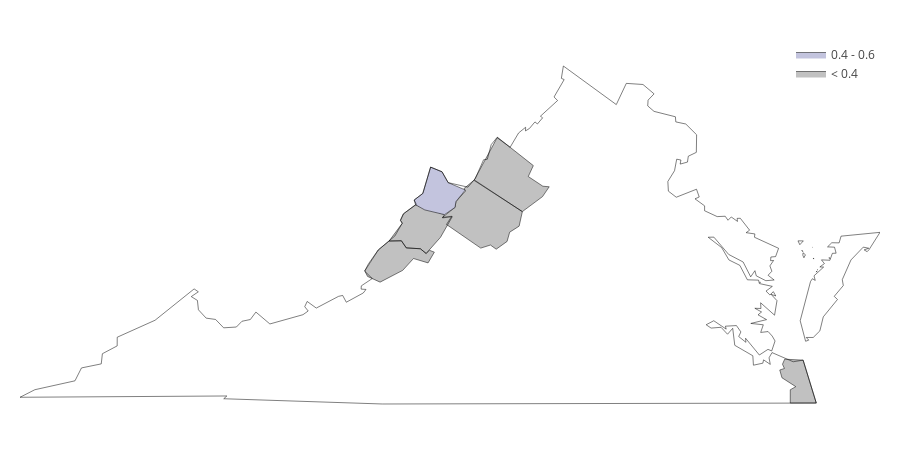

Notebook code cell kept with this figure:
### Code cell
fips = list(final_geo.county_fips)      
values = list(final_geo.Percent_Minority)
colorscale = [
    'rgb(193, 193, 193)',
    'rgb(195, 196, 222)',
    'rgb(141,144,200)',
    'rgb(65, 53, 132)']
fig = ff.create_choropleth(fips=fips, 
                           values=values, 
                           scope=['VA'],
                           show_hover = True,
                           binning_endpoints = [.4, .6, .9],
                           county_outline={'color': 'black', 'width': 0.5},
                           state_outline={'color': 'black', 'width': 0.5},
                           colorscale=colorscale)
fig.layout.template = None
fig.show()

### Figure 1 — Plotly figure (JSON) as saved in the notebook; plotly's stock layout.template omitted (floating-point values rounded to 4 significant figures; data arrays with more than 128 entries replaced by an {"elided": "..."} marker saying what was removed)
{"data": [{"fill": "toself", "fillcolor": "rgb(193, 193, 193)", "hoverinfo": "none", "line": {"color": "black", "width": 0.5}, "mode": "lines", "name": "< 0.4", "type": "scatter", "x": [-80.29, -80.16, -80.06, -79.94, -79.89, -79.75, -79.69, -79.66, -79.61, -79.67, -79.82, -79.92, -80.14, -80.27, -80.29, null, -79.53, -79.41, -79.4, -79.31, -79.32, -79.22, -78.75, -78.78, -78.87, -78.9, -79.01, -79.06, -79.16, -79.49, -79.44, -79.53, null, -80.06, -79.93, -79.94, -79.92, -79.8, -79.51, -79.53, -79.44, -79.55, -79.69, -79.75, -79.89, -79.94, -80.06, null, -79.22, -78.99, -78.64, -78.69, -78.55, -78.49, -78.55, -78.75, -79.22, null, -76.23, -76.18, -76.2, -76.18, -76.0, -75.87, -76.12, -76.12, -76.07, -76.2, -76.23, null], "y": [37.69, 37.88, 37.95, 37.95, 37.89, 37.89, 37.84, 37.87, 37.86, 37.76, 37.8, 37.7, 37.6, 37.65, 37.69, null, 38.16, 38.24, 38.29, 38.38, 38.41, 38.48, 38.21, 38.08, 38.03, 37.95, 37.88, 37.92, 37.89, 38.1, 38.17, 38.16, null, 37.95, 38.1, 38.13, 38.19, 38.27, 38.18, 38.15, 38.16, 37.98, 37.84, 37.89, 37.89, 37.95, 37.95, null, 38.48, 38.85, 38.6, 38.51, 38.43, 38.42, 38.34, 38.21, 38.48, null, 36.84, 36.85, 36.89, 36.93, 36.92, 36.55, 36.55, 36.67, 36.69, 36.77, 36.84, null]}, {"fill": "toself", "fillcolor": "rgb(195, 196, 222)", "hoverinfo": "none", "line": {"color": "black", "width": 0.5}, "mode": "lines", "name": "0.4 - 0.6", "type": "scatter", "x": [-79.81, -79.73, -79.65, -79.54, -79.48, -79.31, -79.4, -79.41, -79.51, -79.71, -79.8, -79.81, null], "y": [38.31, 38.36, 38.59, 38.55, 38.46, 38.39, 38.29, 38.24, 38.18, 38.22, 38.27, 38.31, null]}, {"fill": "toself", "fillcolor": "rgb(141,144,200)", "hoverinfo": "none", "line": {"color": "black", "width": 0.5}, "mode": "lines", "name": "0.6 - 0.9", "type": "scatter", "x": [], "y": []}, {"fill": "toself", "fillcolor": "rgb(65, 53, 132)", "hoverinfo": "none", "line": {"color": "black", "width": 0.5}, "mode": "lines", "name": "> 0.9", "type": "scatter", "x": [], "y": []}, {"hoverinfo": "text", "legendgroup": "centroids", "marker": {"color": "white", "opacity": 0}, "mode": "markers", "name": "US Counties", "selected": {"marker": {"color": "white", "opacity": 1, "size": 3}}, "showlegend": false, "text": ["County: Alleghany<br>State: Virginia<br>FIPS: 51005<br>Value: 0.0", "County: Augusta<br>State: Virginia<br>FIPS: 51015<br>Value: 0.0", "County: Bath<br>State: Virginia<br>FIPS: 51017<br>Value: 0.0", "County: Highland<br>State: Virginia<br>FIPS: 51091<br>Value: 0.5", "County: Rockingham<br>State: Virginia<br>FIPS: 51165<br>Value: 0.0", "County: Virginia Beach<br>State: Virginia<br>FIPS: 51810<br>Value: 0.0"], "type": "scatter", "unselected": {"marker": {"opacity": 0}}, "x": [-80.01, -79.13, -79.74, -79.57, -78.88, -76.04], "y": [37.79, 38.16, 38.06, 38.36, 38.51, 36.73]}, {"hoverinfo": "text", "legendgroup": "States", "line": {"color": "black", "width": 0.5}, "mode": "lines", "showlegend": false, "type": "scatter", "x": {"elided": "272 float values"}, "y": {"elided": "272 float values"}}], "layout": {"annotations": [{"showarrow": false, "text": "<b></b>", "x": 1, "xanchor": "right", "xref": "paper", "y": 1.05, "yref": "paper"}], "dragmode": "select", "height": 450, "hovermode": "closest", "legend": {"traceorder": "reversed", "x": 1, "xanchor": "right", "y": 1, "yanchor": "top"}, "margin": {"b": 20, "l": 20, "r": 20, "t": 40}, "width": 900, "xaxis": {"autorange": false, "fixedrange": true, "range": [-83.68, -75.24], "showgrid": false, "showticklabels": false, "type": "linear", "zeroline": false}, "yaxis": {"autorange": false, "fixedrange": true, "range": [36.32, 39.69], "showgrid": false, "showticklabels": false, "type": "linear", "zeroline": false}}}
